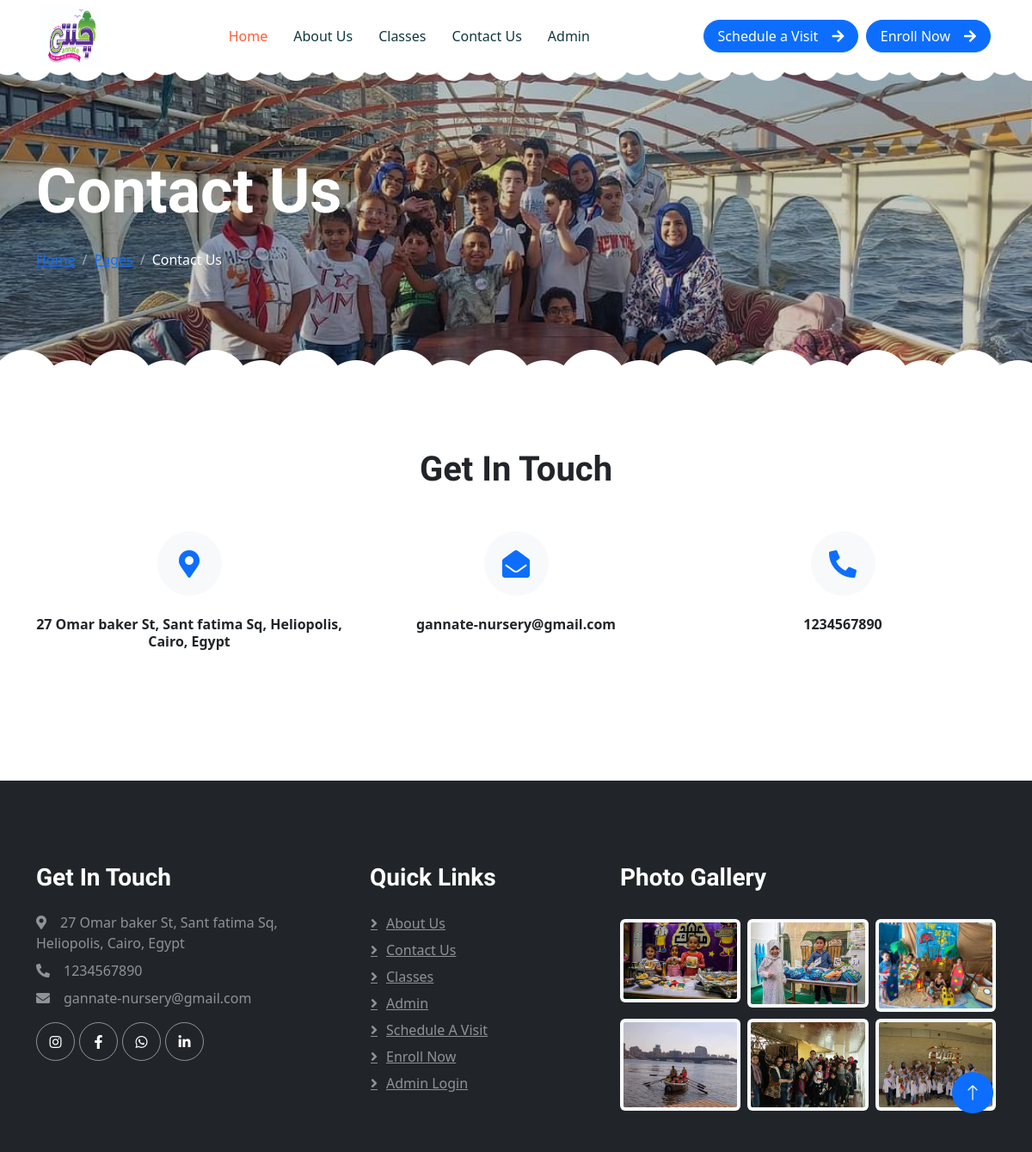
The page /contact.php on the database its author committed.
### tables this page shows
CREATE TABLE `tblpage` (
  `ID` int(10) NOT NULL,
  `PageType` varchar(200) DEFAULT NULL,
  `PageTitle` varchar(200) DEFAULT NULL,
  `PageDescription` mediumtext DEFAULT NULL,
  `Email` varchar(200) DEFAULT NULL,
  `MobileNumber` bigint(10) DEFAULT NULL,
  `UpdationDate` timestamp NULL DEFAULT NULL ON UPDATE current_timestamp()
);

### contact.php (the view, shortened to what this page needs)
<?php include_once('includes/config.php'); ?>
<!DOCTYPE html>
<html lang="en">
<head>
    <link href="https://cdnjs.cloudflare.com/ajax/libs/font-awesome/5.10.0/css/all.min.css" rel="stylesheet">
    <link href="https://cdn.jsdelivr.net/npm/bootstrap-icons@1.4.1/font/bootstrap-icons.css" rel="stylesheet">
    <link href="lib/animate/animate.min.css" rel="stylesheet">
    <link href="lib/owlcarousel/assets/owl.carousel.min.css" rel="stylesheet">
    <link href="css/bootstrap.min.css" rel="stylesheet">
    <link href="css/style.css" rel="stylesheet">
</head>
<body>
 <?php include_once('includes/header.php');?>
        <div class="container-xxl py-5 page-header position-relative mb-5">
            <div class="container py-5">
                <h1 class="display-2 text-white animated slideInDown mb-4">Contact Us</h1>
                <nav aria-label="breadcrumb animated slideInDown">
                    <ol class="breadcrumb">
                        <li class="breadcrumb-item"><a href="index.php">Home</a></li>
                        <li class="breadcrumb-item"><a href="#">Pages</a></li>
                        <li class="breadcrumb-item text-white active" aria-current="page">Contact Us</li>
                    </ol>
                </nav>
            </div>
        </div>
<?php $sql=mysqli_query($con,"select * from tblpage where PageType='contactus'");
while($data=mysqli_fetch_array($sql)){
?>
        <div class="container-xxl py-5">
            <div class="container">
                <div class="text-center mx-auto mb-5 wow fadeInUp" data-wow-delay="0.1s" style="max-width: 600px;">
                    <h1 class="mb-3">Get In Touch</h1>
                </div>
                <div class="row g-4 mb-5">
                    <div class="col-md-6 col-lg-4 text-center wow fadeInUp" data-wow-delay="0.1s">
                        <div class="bg-light rounded-circle d-inline-flex align-items-center justify-content-center mb-4" style="width: 75px; height: 75px;">
                            <i class="fa fa-map-marker-alt fa-2x text-primary"></i>
                        </div>
                        <h6><?php echo $data['PageDescription']?></h6>
                    </div>
                    <div class="col-md-6 col-lg-4 text-center wow fadeInUp" data-wow-delay="0.3s">
                        <div class="bg-light rounded-circle d-inline-flex align-items-center justify-content-center mb-4" style="width: 75px; height: 75px;">
                            <i class="fa fa-envelope-open fa-2x text-primary"></i>
                        </div>
                        <h6><?php echo $data['Email']?></h6>
                    </div>
                    <div class="col-md-6 col-lg-4 text-center wow fadeInUp" data-wow-delay="0.5s">
                        <div class="bg-light rounded-circle d-inline-flex align-items-center justify-content-center mb-4" style="width: 75px; height: 75px;">
                            <i class="fa fa-phone-alt fa-2x text-primary"></i>
                        </div>
                        <h6><?php echo $data['MobileNumber']?></h6>
                    </div>
                </div>
            <?php  } ?>
            </div>
        </div>
 <?php include_once('includes/footer.php');?>
        <a href="#" class="btn btn-lg btn-primary btn-lg-square back-to-top"><i class="bi bi-arrow-up"></i></a>
    </div>
</body>
</html>

### includes/footer.php (shortened to what this page needs)
   <div class="container-fluid bg-dark text-white-50 footer pt-5 mt-5 wow fadeIn" data-wow-delay="0.1s">
            <div class="container py-5">
                <div class="row g-5">
<?php $sql=mysqli_query($con,"select * from tblpage where PageType='contactus'");
while($data=mysqli_fetch_array($sql)){
?>
                    <div class="col-lg-4 col-md-6">
                        <h3 class="text-white mb-4">Get In Touch</h3>
                        <p class="mb-2"><i class="fa fa-map-marker-alt me-3"></i><?php echo $data['PageDescription']?></p>
                        <p class="mb-2"><i class="fa fa-phone-alt me-3"></i><?php echo $data['MobileNumber']?></p>
                        <p class="mb-2"><i class="fa fa-envelope me-3"></i><?php echo $data['Email']?></p>
                        <div class="d-flex pt-2">
                            <a class="btn btn-outline-light btn-social" href="https://www.instagram.com/gannate.nursery/"><i class="fab fa-instagram"></i></a>
                            <a class="btn btn-outline-light btn-social" href="https://www.facebook.com/Gannatepreschool/?locale=ar_AR"><i class="fab fa-facebook-f"></i></a>
                            <a class="btn btn-outline-light btn-social" href="https://api.whatsapp.com/send?phone=%2B201002605857&data=ARBBA-NbEKz6fpW4ZqYMC7KJA9vGRRhStJjkTRGKdFlh6QHHsvwNksWaho4gxyodNZSFtYTvdWKckzU4Eye8DrIhOedu1LaSXX6HMeoc9vYXja9ihjSIVG5FqTPnVaLtkOt-jq5o83UjPW1tWxZAUUim7g&source=FB_Page&app=facebook&entry_point=page_cta&fbclid=IwAR3lARwicJNHLDmD7nLGC-o_pQMYe6nMXVfP-NBDksfoE8zoQ2ro13ME4jI"><i class="fab fa-whatsapp"></i></a>
                            <a class="btn btn-outline-light btn-social" href=""><i class="fab fa-linkedin-in"></i></a>
                        </div>
                    </div>
                <?php } ?>
                    <div class="col-lg-3 col-md-6">
                        <h3 class="text-white mb-4">Quick Links</h3>
                        <a class="btn btn-link text-white-50" href="about.php">About Us</a>
                        <a class="btn btn-link text-white-50" href="contact.php">Contact Us</a>
                        <a class="btn btn-link text-white-50" href="classes.php">Classes</a>
                        <a class="btn btn-link text-white-50" href="admin/">Admin</a>
                        <a class="btn btn-link text-white-50" href="visit.php">Schedule a Visit</a>
                        <a class="btn btn-link text-white-50" href="enrollment.php">Enroll Now</a>
                        <a class="btn btn-link text-white-50" href="admin/">Admin Login</a>
                    </div>
                    <div class="col-lg-5 col-md-6">
                        <h3 class="text-white mb-4">Photo Gallery</h3>
                        <div class="row g-2 pt-2">
                            <div class="col-4">
                            <img class="img-fluid rounded bg-light p-1" src="img/photo2.jpg" alt="">
                            </div>
                            <div class="col-4">
                            <img class="img-fluid rounded bg-light p-1" src="img/photo3.jpg" alt="">
                            </div>
                            <div class="col-4">
                            <img class="img-fluid rounded bg-light p-1" src="img/photo4.jpg" alt="">
                            </div>
                            <div class="col-4">
                            <img class="img-fluid rounded bg-light p-1" src="img/photo5.jpg" alt="">
                            </div>
                            <div class="col-4">
                            <img class="img-fluid rounded bg-light p-1" src="img/photo6.jpg" alt="">
                            </div>
                            <div class="col-4">
                            <img class="img-fluid rounded bg-light p-1" src="img/photo7.jpg" alt="">
                            </div>
                        </div>
                    </div>
                </div>
            </div>
        </div>

### css/style.css (style rules this page uses)
:root { --primary: #FE5D37; --light: #FFF5F3; --dark: #103741; }
.back-to-top { position: fixed; display: none; right: 45px; bottom: 45px; z-index: 99; }
.btn { font-weight: 500; transition: .5s; }
.btn.btn-primary { color: #FFFFFF; }
.btn-lg-square { width: 48px; height: 48px; }
.btn-square, .btn-sm-square, .btn-lg-square { padding: 0; display: flex; align-items: center; justify-content: center; font-weight: normal; border-radius: 50px; }
h1, h2, h3, h4, .h1, .h2, .h3, .h4, .display-1, .display-2, .display-3, .display-4, .display-5, .display-6 { font-family: 'Lobster Two', cursive; font-weight: 700; }
h5, h6, .h5, .h6 { font-weight: 600; }
.header-carousel::before, .header-carousel::after, .page-header::before, .page-header::after { position: absolute; content: ""; width: 100%; height: 10px; top: 0; left: 0; background: url(../img/bg-header-top.png) center center repeat-x; z-index: 1; }
.header-carousel::after, .page-header::after { height: 19px; top: auto; bottom: 0; background: url(../img/bg-header-bottom.png) center center repeat-x; }
.page-header { background: linear-gradient(rgba(0, 0, 0, .2), rgba(0, 0, 0, .2)), url(../img/img-about2.jpg) center center no-repeat; background-size: cover; }
.breadcrumb-item + .breadcrumb-item::before { color: rgba(255, 255, 255, .5); }
.footer .btn.btn-social { margin-right: 5px; width: 45px; height: 45px; display: flex; align-items: center; justify-content: center; color: #FFFFFF; border: 1px solid rgba(255,255,255,0.5); border-radius: 45px; transition: .3s; }
.footer .btn.btn-link { display: block; margin-bottom: 5px; padding: 0; text-align: left; font-size: 16px; font-weight: normal; text-transform: capitalize; transition: .3s; }
.footer .btn.btn-link::before { position: relative; content: "\f105"; font-family: "Font Awesome 5 Free"; font-weight: 900; margin-right: 10px; }

### rows shown on the page
tblpage: PageDescription "27 Omar baker St, Sant fatima Sq, Heliopolis, Cairo, Egypt", Email "gannate-nursery@gmail.com", MobileNumber "1234567890"
